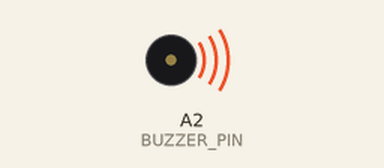
A sketch run on a simulated Arduino Uno, built with avr-gcc and run on an emulated ATmega328P. On the bench: buzzer (waves = sounding).

Above: at 2.2 s.
At 7.73 s:
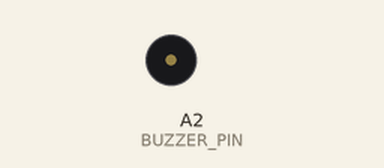
Timing chart, 0 to 8.9 s (numbered marks = the images above):
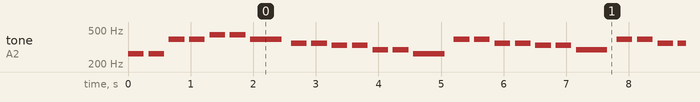

The sketch:

1411132059_h6.ino.ino
```cpp
#include <Arduino.h>
#define BUZZER_PIN A2  // 蜂鳴器的腳位
//小蜜蜂 蝴蝶 望春風
// 定義音符名稱和對應的頻率
String noteNames[] = {
  "C2", "CS2", "D2", "DS2", "E2", "F2", "FS2", "G2", "GS2", "A2", "AS2", "B2",
  "C3", "CS3", "D3", "DS3", "E3", "F3", "FS3", "G3", "GS3", "A3", "AS3", "B3",
  "C4", "CS4", "D4", "DS4", "E4", "F4", "FS4", "G4", "GS4", "A4", "AS4", "B4",
  "C5", "CS5", "D5", "DS5", "E5", "F5", "FS5", "G5", "GS5", "A5", "AS5", "B5",
  "C6"
};

int noteFrequencies[] = {
  65, 69, 73, 78, 82, 87, 93, 98, 104, 110, 117, 123,
  131, 139, 147, 156, 165, 175, 185, 196, 208, 220, 233, 247,
  262, 277, 294, 311, 330, 349, 370, 392, 415, 440, 466, 494,
  523, 554, 587, 622, 659, 698, 740, 784, 830, 880, 932, 988,
  1046
};

// 旋律部分使用音符名稱
String melody[] = {
  "C4", "C4", "G4", "G4", "A4", "A4", "G4",
  "F4", "F4", "E4", "E4", "D4", "D4", "C4",
  "G4", "G4", "F4", "F4", "E4", "E4", "D4",
  "G4", "G4", "F4", "F4", "E4", "E4", "D4",
  "C4", "C4", "G4", "G4", "A4", "A4", "G4",
  "F4", "F4", "E4", "E4", "D4", "D4", "C4",
};

// 每個音符的持續時間
int noteDurations[] = {
  4, 4, 4, 4, 4, 4, 2,
  4, 4, 4, 4, 4, 4, 2,
  4, 4, 4, 4, 4, 4, 2,
  4, 4, 4, 4, 4, 4, 2,
  4, 4, 4, 4, 4, 4, 2,
  4, 4, 4, 4, 4, 4, 2
};


// 查找音符名稱並返回對應的頻率
int getNoteFrequency(String note) {
  for (int i = 0; i < sizeof(noteNames) / sizeof(noteNames[0]); i++) {
    if (noteNames[i] == note) {
      return noteFrequencies[i];
    }
  }
  return 0;  // 如果未找到音符，返回 0
}

void setup() {
  // 不需要額外初始化
}

void loop() {
  // 播放每個音符
  for (int thisNote = 0; thisNote < 32; thisNote++) {
    int noteDuration = 1000 / noteDurations[thisNote];

    // 查找對應音符的頻率
    int frequency = getNoteFrequency(melody[thisNote]);

    // 播放對應頻率的音符
    tone(BUZZER_PIN, frequency, noteDuration);

    // 播放後暫停一會兒
    int pauseBetweenNotes = noteDuration * 1.30;
    delay(pauseBetweenNotes);

    // 停止音符
    noTone(BUZZER_PIN);
  }

  // 完成演奏後延遲一段時間再重複
  delay(2000);
}
```

Measured:
- by itself, tone on A2 (BUZZER_PIN): plays 262 Hz for 0.25 s, 262 Hz for 0.25 s, 392 Hz for 0.25 s, 392 Hz for 0.25 s, 440 Hz for 0.25 s, 440 Hz for 0.25 s … (307 notes in this stretch)
